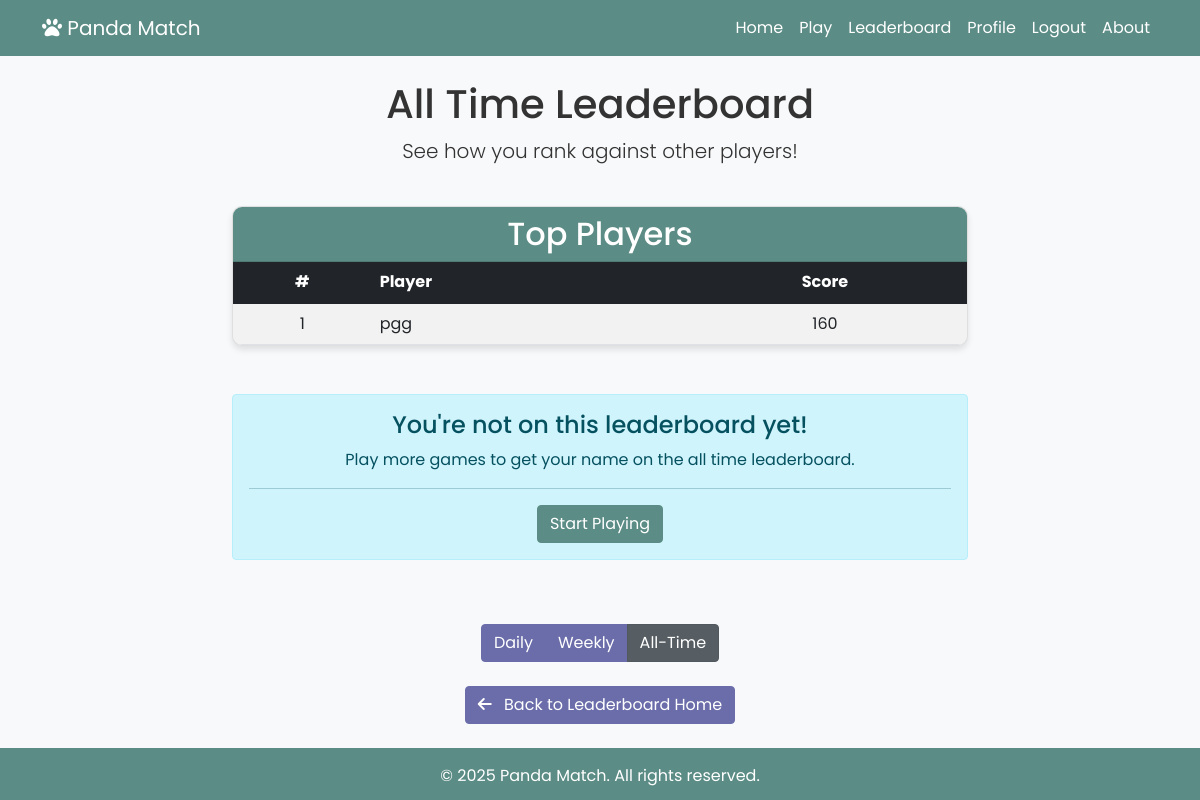
The app's page /leaderboard/all-time/ (signed in), older data.
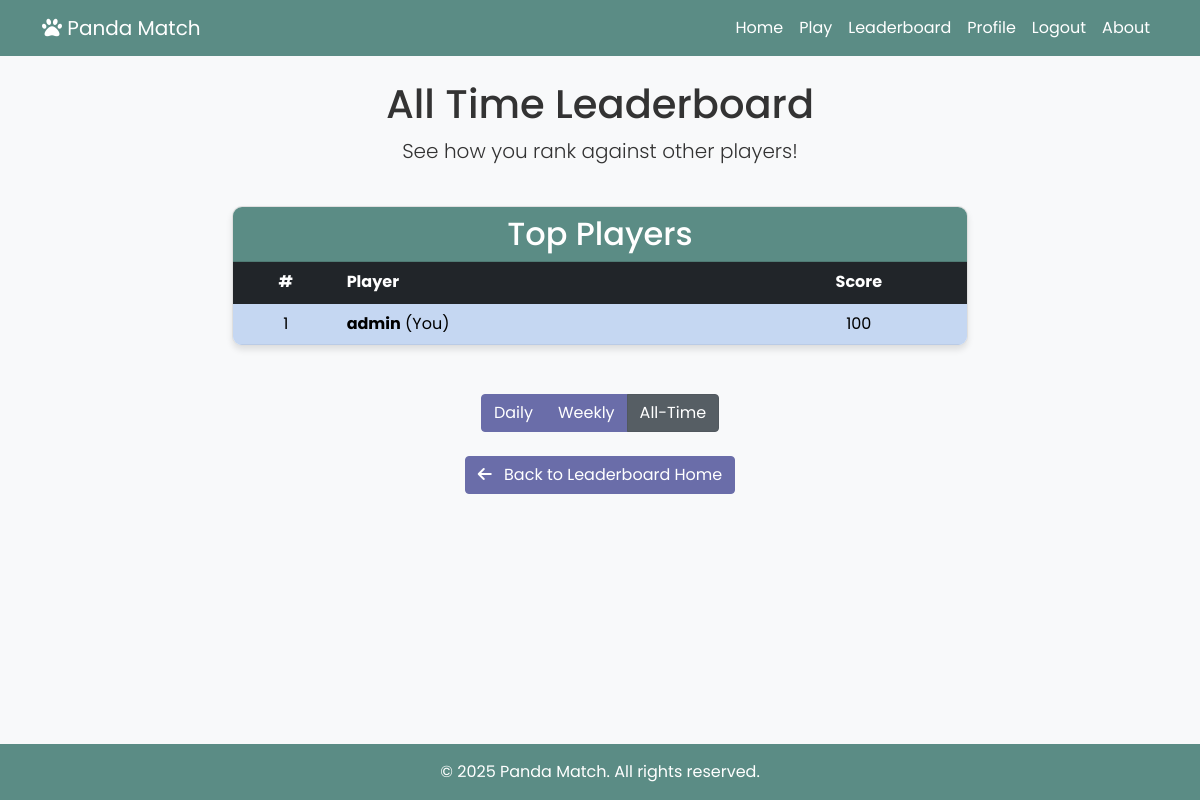
The same page, newer data.
### leaderboard/models.py (models this page shows, shortened)
class Leaderboard(models.Model):
    PERIOD_CHOICES = [
        ('daily', 'Daily'),
        ('weekly', 'Weekly'),
        ('all_time', 'All Time'),
    ]
    player = models.ForeignKey(Player, on_delete=models.CASCADE)
    score = models.IntegerField(default=0)
    period = models.CharField(max_length=10, choices=PERIOD_CHOICES)
    date_recorded = models.DateField(auto_now_add=True)
    class Meta:
        unique_together = ['player', 'period', 'date_recorded']
        indexes = [
            models.Index(fields=['period', 'score']),
            models.Index(fields=['date_recorded']),
        ]

### accounts/models.py (models this page shows, shortened)
class Player(models.Model):
    user = models.OneToOneField(User, on_delete=models.CASCADE, related_name='player')
    score = models.IntegerField(default=0)
    level_progress = models.IntegerField(default=1)

### leaderboard/views.py (the view)
# urls.py: path('all-time/', views.all_time_leaderboard, name='all_time_leaderboard'),
@login_required
def all_time_leaderboard(request):
    top_players = Leaderboard.objects.filter(
        period='all_time'
    ).order_by('-score')[:10]
    player_rank = None
    player_entry = Leaderboard.objects.filter(
        period='all_time',
        player=request.user.player
    ).first()
    if player_entry:
        higher_scores = Leaderboard.objects.filter(
            period='all_time',
            score__gt=player_entry.score
        ).count()
        player_rank = higher_scores + 1
    context = {
        'leaderboard_type': 'All Time',
        'top_players': top_players,
        'player_rank': player_rank,
        'player_entry': player_entry
    }
    return render(request, 'leaderboard/leaderboard.html', context)

### templates/leaderboard/leaderboard.html (shortened to what the changed rows need)
{% extends 'base.html' %}
{% block content %}
<div class="row mb-4">
    <div class="col-12 text-center">
        <h1>{{ leaderboard_type }} Leaderboard</h1>
    </div>
</div>
<div class="row mb-5">
    <div class="col-md-8 mx-auto">
        <div class="card">
            <div class="card-header">
                <h2 class="text-center mb-0">Top Players</h2>
            </div>
            <div class="card-body p-0">
                <table class="table table-hover table-striped mb-0">
                    <thead class="table-dark">
                        <tr>
                            <th scope="col" class="text-center">#</th>
                            <th scope="col">Player</th>
                            <th scope="col" class="text-center">Score</th>
                        </tr>
                    </thead>
                    <tbody>
                        {% for entry in top_players %}
                        <tr {% if entry.player == user.player %}class="table-primary"{% endif %}>
                            <td class="text-center">{{ forloop.counter }}</td>
                            <td>
                                {% if entry.player == user.player %}
                                <strong>{{ entry.player.user.username }}</strong> (You)
                                {% else %}
                                {{ entry.player.user.username }}
                                {% endif %}
                            </td>
                            <td class="text-center">{{ entry.score }}</td>
                        </tr>
                        {% empty %}
                        <tr>
                            <td colspan="4" class="text-center">No players on the leaderboard yet.</td>
                        </tr>
                        {% endfor %}
                    </tbody>
                </table>
            </div>
        </div>
    </div>
</div>
{% if player_entry and player_rank > 10 %}
<div class="row mb-5">
    <div class="col-md-8 mx-auto">
        <div class="card">
            <div class="card-header">
                <h2 class="text-center mb-0">Your Rank</h2>
            </div>
            <div class="card-body p-0">
                <table class="table table-hover mb-0">
                    <thead class="table-dark">
                        <tr>
                            <th scope="col" class="text-center">#</th>
                            <th scope="col">Player</th>
                            <th scope="col" class="text-center">Score</th>
                            {% if leaderboard_type != "All Time" %}
                            <th scope="col" class="text-center">Date</th>
                            {% endif %}
                        </tr>
                    </thead>
                    <tbody>
                        <tr class="table-primary">
                            <td class="text-center">{{ player_rank }}</td>
                            <td><strong>{{ user.username }}</strong> (You)</td>
                            <td class="text-center">{{ player_entry.score }}</td>
                            {% if leaderboard_type != "All Time" %}
                            <td class="text-center">{{ player_entry.date_recorded|date:"M d, Y" }}</td>
                            {% endif %}
                        </tr>
                    </tbody>
                </table>
            </div>
        </div>
    </div>
</div>
{% elif not player_entry %}
<div class="row mb-5">
    <div class="col-md-8 mx-auto">
        <div class="alert alert-info text-center">
            <h4 class="alert-heading">You're not on this leaderboard yet!</h4>
            <p>Play more games to get your name on the {{ leaderboard_type|lower }} leaderboard.</p>
            <hr>
            <a href="{% url 'game_home' %}" class="btn btn-primary">Start Playing</a>
        </div>
    </div>
</div>
{% endif %}
{% endblock %}

Row changes from the older to the newer data that the page shows:
changed Leaderboard: player_id 2 → 1 (drawn); score "160" → "100"; player.user.username "pgg" → "admin"
Text that changed along with them:
{{ leaderboard_type|lower }}: "all time" → (not shown)
text no longer shown: "You're not on this leaderboard yet! Play more games to get your name on the leaderboard. Start Playing"
